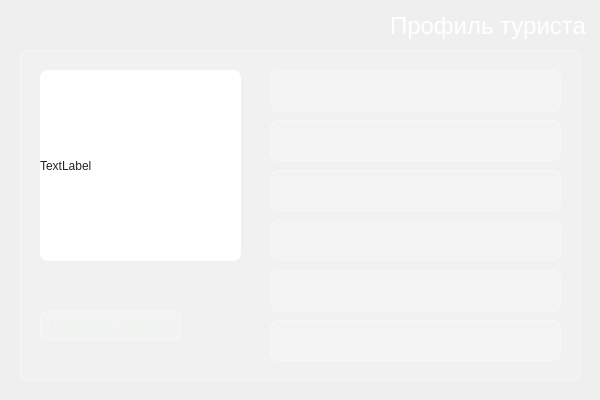
<?xml version="1.0" encoding="UTF-8"?>
<ui version="4.0">
 <class>Dialog</class>
 <widget class="QDialog" name="Dialog">
  <property name="geometry">
   <rect>
    <x>0</x>
    <y>0</y>
    <width>600</width>
    <height>400</height>
   </rect>
  </property>
  <property name="windowTitle">
   <string>Dialog</string>
  </property>
  <property name="styleSheet">
   <string notr="true">background-color: qlineargradient(spread:pad, x1:1, y1:1, x2:0, y2:0,
    stop:0 rgba(20, 65, 30, 255),
    stop:0.427447 rgba(35, 95, 55, 235),
    stop:1 rgba(110, 160, 90, 255));</string>
  </property>
  <widget class="QLabel" name="label_8">
   <property name="geometry">
    <rect>
     <x>270</x>
     <y>320</y>
     <width>291</width>
     <height>41</height>
    </rect>
   </property>
   <property name="styleSheet">
    <string notr="true">background-color: rgba(255, 255, 255, 0.15);
color: rgb(235, 245, 235);
border: 1px solid rgba(255, 255, 255, 0.35);
border-radius: 8px</string>
   </property>
   <property name="text">
    <string>Активен</string>
   </property>
  </widget>
  <widget class="QLabel" name="label_2">
   <property name="geometry">
    <rect>
     <x>270</x>
     <y>70</y>
     <width>291</width>
     <height>41</height>
    </rect>
   </property>
   <property name="styleSheet">
    <string notr="true">background-color: rgba(255, 255, 255, 0.15);
color: rgb(235, 245, 235);
border: 1px solid rgba(255, 255, 255, 0.35);
border-radius: 8px</string>
   </property>
   <property name="text">
    <string>Алина</string>
   </property>
  </widget>
  <widget class="QLabel" name="label_Guide">
   <property name="geometry">
    <rect>
     <x>390</x>
     <y>10</y>
     <width>201</width>
     <height>31</height>
    </rect>
   </property>
   <property name="styleSheet">
    <string notr="true">background-color: none;
font-size: 24px;
border: none;
color: white;</string>
   </property>
   <property name="text">
    <string>Профиль туриста</string>
   </property>
  </widget>
  <widget class="QLabel" name="label_4">
   <property name="geometry">
    <rect>
     <x>270</x>
     <y>170</y>
     <width>291</width>
     <height>41</height>
    </rect>
   </property>
   <property name="styleSheet">
    <string notr="true">background-color: rgba(255, 255, 255, 0.15);
color: rgb(235, 245, 235);
border: 1px solid rgba(255, 255, 255, 0.35);
border-radius: 8px</string>
   </property>
   <property name="text">
    <string>+79211234545</string>
   </property>
  </widget>
  <widget class="QLabel" name="label_6">
   <property name="geometry">
    <rect>
     <x>270</x>
     <y>270</y>
     <width>291</width>
     <height>41</height>
    </rect>
   </property>
   <property name="styleSheet">
    <string notr="true">background-color: rgba(255, 255, 255, 0.15);
color: rgb(235, 245, 235);
border: 1px solid rgba(255, 255, 255, 0.35);
border-radius: 8px</string>
   </property>
   <property name="text">
    <string>Ignatova_a</string>
   </property>
  </widget>
  <widget class="QLabel" name="label">
   <property name="geometry">
    <rect>
     <x>40</x>
     <y>70</y>
     <width>201</width>
     <height>191</height>
    </rect>
   </property>
   <property name="styleSheet">
    <string notr="true">background-color: white;
border-radius: 8px;</string>
   </property>
   <property name="text">
    <string>TextLabel</string>
   </property>
  </widget>
  <widget class="QLabel" name="label_5">
   <property name="geometry">
    <rect>
     <x>270</x>
     <y>220</y>
     <width>291</width>
     <height>41</height>
    </rect>
   </property>
   <property name="styleSheet">
    <string notr="true">background-color: rgba(255, 255, 255, 0.15);
color: rgb(235, 245, 235);
border: 1px solid rgba(255, 255, 255, 0.35);
border-radius: 8px</string>
   </property>
   <property name="text">
    <string>Ignatova@gmail.com</string>
   </property>
  </widget>
  <widget class="QLabel" name="label_3">
   <property name="geometry">
    <rect>
     <x>270</x>
     <y>120</y>
     <width>291</width>
     <height>41</height>
    </rect>
   </property>
   <property name="styleSheet">
    <string notr="true">background-color: rgba(255, 255, 255, 0.15);
color: rgb(235, 245, 235);
border: 1px solid rgba(255, 255, 255, 0.35);
border-radius: 8px</string>
   </property>
   <property name="text">
    <string>Игнатова</string>
   </property>
  </widget>
  <widget class="QFrame" name="frame">
   <property name="geometry">
    <rect>
     <x>20</x>
     <y>50</y>
     <width>561</width>
     <height>331</height>
    </rect>
   </property>
   <property name="styleSheet">
    <string notr="true">background-color: rgba(255, 255, 255, 0.15);
color: rgb(235, 245, 235);
border: 1px solid rgba(255, 255, 255, 0.35);
border-radius: 8px</string>
   </property>
   <property name="frameShape">
    <enum>QFrame::Shape::StyledPanel</enum>
   </property>
   <property name="frameShadow">
    <enum>QFrame::Shadow::Raised</enum>
   </property>
   <widget class="QPushButton" name="pushButton_Login_4">
    <property name="geometry">
     <rect>
      <x>20</x>
      <y>260</y>
      <width>141</width>
      <height>31</height>
     </rect>
    </property>
    <property name="styleSheet">
     <string notr="true">background-color: rgba(255, 255, 255, 0.15);
color: rgb(235, 245, 235);
border: 1px solid rgba(255, 255, 255, 0.35);
border-radius: 8px;
font-size: 16px;</string>
    </property>
    <property name="text">
     <string>Сменить пароль</string>
    </property>
   </widget>
  </widget>
 </widget>
 <resources/>
 <connections/>
</ui>
